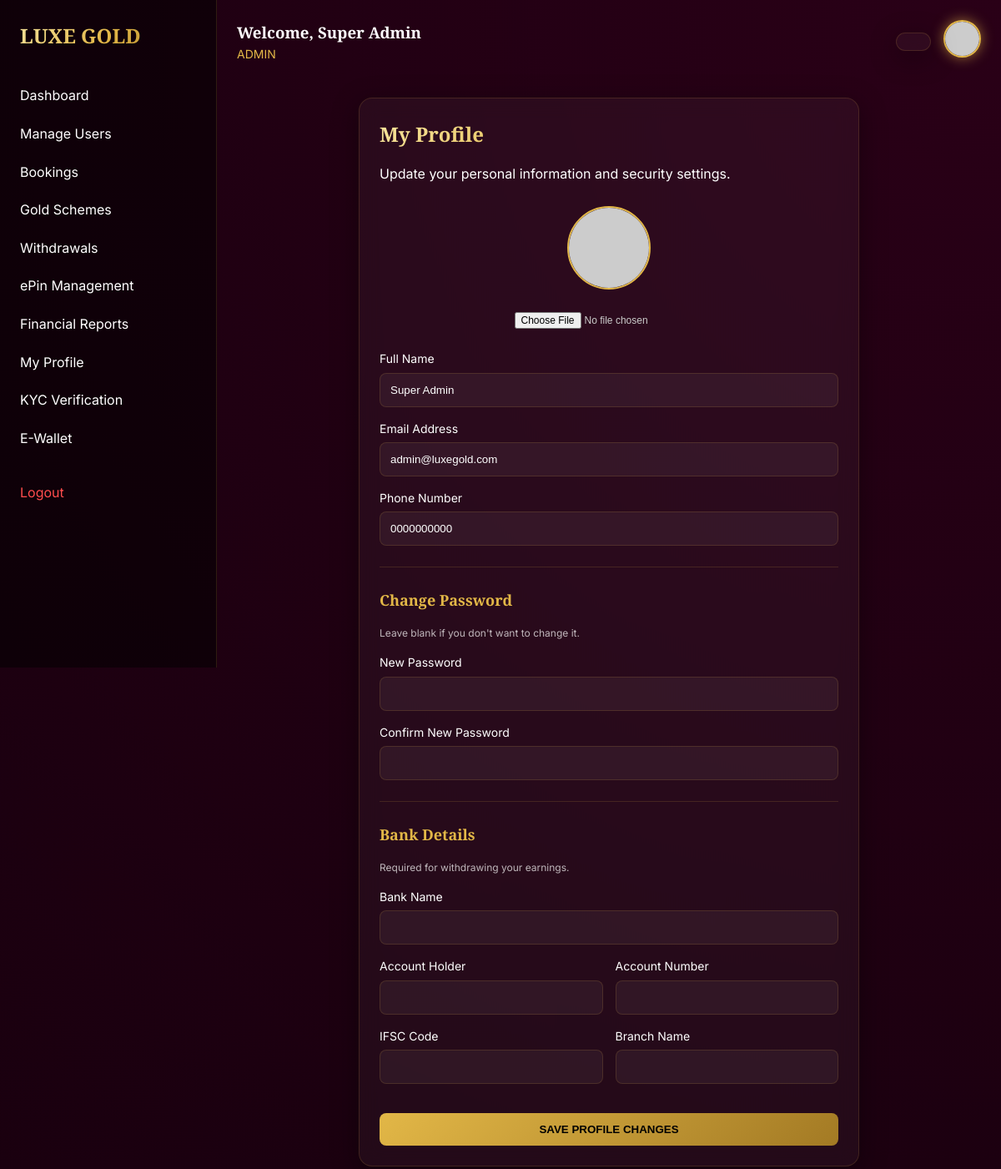
The app's page /dashboards/profile.php (signed in) with its own data.
### tables this page shows
CREATE TABLE IF NOT EXISTS users (
    id INT AUTO_INCREMENT PRIMARY KEY,
    username VARCHAR(50) UNIQUE NOT NULL,
    password VARCHAR(255) NOT NULL,
    email VARCHAR(100) UNIQUE NOT NULL,
    full_name VARCHAR(100) NOT NULL,
    phone VARCHAR(20) NOT NULL,
    role ENUM('admin', 'promoter', 'customer') NOT NULL,
    sponsor_id INT DEFAULT NULL,
    kyc_status ENUM('pending', 'approved', 'rejected') DEFAULT 'pending',
    `rank` ENUM('NONE', 'LCE', 'BCE', 'EPE', 'ME', 'SME', 'MM', 'GE', 'CE') DEFAULT 'NONE',
    bank_name VARCHAR(100) DEFAULT NULL,
    account_holder VARCHAR(100) DEFAULT NULL,
    account_number VARCHAR(50) DEFAULT NULL,
    ifsc_code VARCHAR(20) DEFAULT NULL,
    branch_name VARCHAR(100) DEFAULT NULL,
    kyc_aadhaar VARCHAR(255) DEFAULT NULL,
    kyc_pan VARCHAR(255) DEFAULT NULL,
    kyc_bank VARCHAR(255) DEFAULT NULL,
    profile_pic VARCHAR(255) DEFAULT NULL,
    created_at TIMESTAMP DEFAULT CURRENT_TIMESTAMP,
    FOREIGN KEY (sponsor_id) REFERENCES users(id) ON DELETE SET NULL
);

### dashboards/profile.php (the view, shortened to what this page needs)
<?php
require_once '../config/db.php';
$user_id = $_SESSION['user_id'];
$stmt = $pdo->prepare("SELECT * FROM users WHERE id = ?");
$stmt->execute([$user_id]);
$user = $stmt->fetch();
require_once '../layouts/header.php';
?>
<div class="glass-card" style="max-width: 600px; margin: 0 auto;">
    <h2 class="gold-gradient-text">My Profile</h2>
    <p>Update your personal information and security settings.</p>
    <form method="POST" enctype="multipart/form-data" style="margin-top: 25px;">
        <div style="text-align: center; margin-bottom: 25px;">
            <?php
            $pp = $user['profile_pic'] ? "../uploads/profile/".$user['profile_pic'] : "https://ui-avatars.com/api/?name=".urlencode($user['full_name'])."&background=random";
            ?>
            <img id="pp-preview" src="<?php echo $pp; ?>" style="width: 100px; height: 100px; border-radius: 50%; object-fit: cover; border: 2px solid var(--brand-gold-pure); margin-bottom: 10px;">
            <input type="file" name="profile_pic" id="pp-input" onchange="previewPP(this)" style="display: block; margin: 10px auto; font-size: 12px; color: #ccc;">
        </div>
        <div style="margin-bottom: 15px;">
            <label style="display: block; font-size: 14px; margin-bottom: 5px;">Full Name</label>
            <input type="text" name="full_name" value="<?php echo htmlspecialchars($user['full_name']); ?>" required
                   style="width: 100%; background: rgba(255,255,255,0.05); border: 1px solid var(--glass-border); color: white; padding: 12px; border-radius: 8px;">
        </div>
        <div style="margin-bottom: 15px;">
            <label style="display: block; font-size: 14px; margin-bottom: 5px;">Email Address</label>
            <input type="email" name="email" value="<?php echo htmlspecialchars($user['email']); ?>" required
                   style="width: 100%; background: rgba(255,255,255,0.05); border: 1px solid var(--glass-border); color: white; padding: 12px; border-radius: 8px;">
        </div>
        <div style="margin-bottom: 15px;">
            <label style="display: block; font-size: 14px; margin-bottom: 5px;">Phone Number</label>
            <input type="text" name="phone" value="<?php echo htmlspecialchars($user['phone']); ?>" required
                   style="width: 100%; background: rgba(255,255,255,0.05); border: 1px solid var(--glass-border); color: white; padding: 12px; border-radius: 8px;">
        </div>
        <hr style="border: 0; border-top: 1px solid var(--glass-border); margin: 25px 0;">
        <h3 class="gold-text" style="font-size: 18px; margin-bottom: 15px;">Change Password</h3>
        <p style="font-size: 12px; opacity: 0.7; margin-bottom: 15px;">Leave blank if you don't want to change it.</p>
        <div style="margin-bottom: 15px;">
            <label style="display: block; font-size: 14px; margin-bottom: 5px;">New Password</label>
            <input type="password" name="new_password"
                   style="width: 100%; background: rgba(255,255,255,0.05); border: 1px solid var(--glass-border); color: white; padding: 12px; border-radius: 8px;">
        </div>
        <div style="margin-bottom: 15px;">
            <label style="display: block; font-size: 14px; margin-bottom: 5px;">Confirm New Password</label>
            <input type="password" name="confirm_password"
                   style="width: 100%; background: rgba(255,255,255,0.05); border: 1px solid var(--glass-border); color: white; padding: 12px; border-radius: 8px;">
        </div>
        <hr style="border: 0; border-top: 1px solid var(--glass-border); margin: 25px 0;">
        <h3 class="gold-text" style="font-size: 18px; margin-bottom: 15px;">Bank Details</h3>
        <p style="font-size: 12px; opacity: 0.7; margin-bottom: 15px;">Required for withdrawing your earnings.</p>
        <div style="margin-bottom: 15px;">
            <label style="display: block; font-size: 14px; margin-bottom: 5px;">Bank Name</label>
            <input type="text" name="bank_name" value="<?php echo htmlspecialchars($user['bank_name'] ?? ''); ?>"
                   style="width: 100%; background: rgba(255,255,255,0.05); border: 1px solid var(--glass-border); color: white; padding: 12px; border-radius: 8px;">
        </div>
        <div style="display: grid; grid-template-columns: 1fr 1fr; gap: 15px; margin-bottom: 15px;">
            <div>
                <label style="display: block; font-size: 14px; margin-bottom: 5px;">Account Holder</label>
                <input type="text" name="account_holder" value="<?php echo htmlspecialchars($user['account_holder'] ?? ''); ?>"
                       style="width: 100%; background: rgba(255,255,255,0.05); border: 1px solid var(--glass-border); color: white; padding: 12px; border-radius: 8px;">
            </div>
            <div>
                <label style="display: block; font-size: 14px; margin-bottom: 5px;">Account Number</label>
                <input type="text" name="account_number" value="<?php echo htmlspecialchars($user['account_number'] ?? ''); ?>"
                       style="width: 100%; background: rgba(255,255,255,0.05); border: 1px solid var(--glass-border); color: white; padding: 12px; border-radius: 8px;">
            </div>
        </div>
        <div style="display: grid; grid-template-columns: 1fr 1fr; gap: 15px; margin-bottom: 15px;">
            <div>
                <label style="display: block; font-size: 14px; margin-bottom: 5px;">IFSC Code</label>
                <input type="text" name="ifsc_code" value="<?php echo htmlspecialchars($user['ifsc_code'] ?? ''); ?>"
                       style="width: 100%; background: rgba(255,255,255,0.05); border: 1px solid var(--glass-border); color: white; padding: 12px; border-radius: 8px;">
            </div>
            <div>
                <label style="display: block; font-size: 14px; margin-bottom: 5px;">Branch Name</label>
                <input type="text" name="branch_name" value="<?php echo htmlspecialchars($user['branch_name'] ?? ''); ?>"
                       style="width: 100%; background: rgba(255,255,255,0.05); border: 1px solid var(--glass-border); color: white; padding: 12px; border-radius: 8px;">
            </div>
        </div>
        <button type="submit" class="btn-gold" style="width: 100%; margin-top: 20px;">Save Profile Changes</button>
    </form>
</div>
<?php require_once '../layouts/footer.php'; ?>

### layouts/header.php (shortened to what this page needs)
<!DOCTYPE html>
<html lang="en">
<head>
    <link rel="stylesheet" href="../assets/css/theme.css">
</head>
<body>
    <div class="sidebar">
        <h2 class="gold-gradient-text" style="font-size: 24px; margin-bottom: 40px;">LUXE GOLD</h2>
        <nav>
            <ul style="list-style: none;">
                <li style="margin-bottom: 20px;"><a href="index.php" style="color: white; text-decoration: none;">Dashboard</a></li>
                <?php if ($_SESSION['role'] === 'admin'): ?>
                    <li style="margin-bottom: 20px;"><a href="admin_users.php" style="color: white; text-decoration: none;">Manage Users</a></li>
                    <li style="margin-bottom: 20px;"><a href="admin_bookings.php" style="color: white; text-decoration: none;">Bookings</a></li>
                    <li style="margin-bottom: 20px;"><a href="admin_schemes.php" style="color: white; text-decoration: none;">Gold Schemes</a></li>
                    <li style="margin-bottom: 20px;"><a href="admin_withdrawals.php" style="color: white; text-decoration: none;">Withdrawals</a></li>
                    <li style="margin-bottom: 20px;"><a href="admin_epins.php" style="color: white; text-decoration: none;">ePin Management</a></li>
                    <li style="margin-bottom: 20px;"><a href="admin_reports.php" style="color: white; text-decoration: none;">Financial Reports</a></li>
                <?php endif; ?>
                <li style="margin-bottom: 20px;"><a href="profile.php" style="color: white; text-decoration: none;">My Profile</a></li>
                <li style="margin-bottom: 20px;"><a href="kyc.php" style="color: white; text-decoration: none;">KYC Verification</a></li>
                <li style="margin-bottom: 20px;"><a href="wallet.php" style="color: white; text-decoration: none;">E-Wallet</a></li>
                <li style="margin-top: 40px;"><a href="../logout.php" style="color: #ff4d4d; text-decoration: none;">Logout</a></li>
            </ul>
        </nav>
    </div>
    <div class="main-content">
        <header style="display: flex; justify-content: space-between; align-items: center; margin-bottom: 40px;">
            <div>
                <h3 style="margin: 0;">Welcome, <?php echo htmlspecialchars($_SESSION['full_name']); ?></h3>
                <p style="color: var(--brand-gold-pure); font-size: 14px;"><?php echo strtoupper($_SESSION['role']); ?></p>
            </div>
            <div style="display: flex; align-items: center; gap: 15px;">
                <div class="glass-card" style="padding: 10px 20px; border-radius: 30px; display: flex; align-items: center;">
                </div>
                <?php
                $pp_path = (isset($_SESSION['profile_pic']) && $_SESSION['profile_pic']) ? "../uploads/profile/".$_SESSION['profile_pic'] : "https://ui-avatars.com/api/?name=".urlencode($_SESSION['full_name'])."&background=random";
                ?>
                <a href="profile.php">
                    <img src="<?php echo $pp_path; ?>" alt="Profile" style="width: 45px; height: 45px; border-radius: 50%; object-fit: cover; border: 2px solid var(--brand-gold-pure); box-shadow: var(--state-glow);">
                </a>
            </div>
        </header>

### layouts/footer.php (shortened to what this page needs)
    </div>
</body>
</html>

### assets/css/theme.css (style rules this page uses)
:root { --brand-magenta: #C20067; --brand-gold-pure: #E2B747; --brand-gold-light: #F7E49D; --bg-dark-premium: #16000D; --glass-surface: rgba(255, 255, 255, 0.04); --glass-border: rgba(226, 183, 71, 0.15); --state-locked: #64748b; --state-glow: 0 0 15px rgba(226, 183, 71, 0.6); --font-main: 'Inter', -apple-system, BlinkMacSystemFont, "Segoe UI", Roboto, sans-serif; --font-serif: 'Playfair Display', serif; }
* { box-sizing: border-box; margin: 0; padding: 0; }
body { background-color: var(--bg-dark-premium); background-image: radial-gradient(circle at top right, #2a0017, transparent), radial-gradient(circle at bottom left, #1a000f, transparent); color: #ffffff; font-family: var(--font-main); min-height: 100vh; line-height: 1.6; }
.glass-card { background: var(--glass-surface); backdrop-filter: blur(12px); -webkit-backdrop-filter: blur(12px); border: 1px solid var(--glass-border); border-radius: 16px; padding: 24px; box-shadow: 0 8px 32px 0 rgba(0, 0, 0, 0.37); transition: transform 0.3s ease, border-color 0.3s ease; }
.gold-text { color: var(--brand-gold-pure); }
.gold-gradient-text { background: linear-gradient(135deg, #F7E49D 0%, #E2B747 50%, #A37A24 100%); -webkit-background-clip: text; -webkit-text-fill-color: transparent; font-weight: bold; }
h1, h2, h3, .rank-title { font-family: var(--font-serif); margin-bottom: 1rem; }
.btn-gold { background: linear-gradient(135deg, #E2B747 0%, #A37A24 100%); color: #000; border: none; padding: 12px 24px; border-radius: 8px; font-weight: bold; cursor: pointer; text-transform: uppercase; transition: all 0.3s ease; text-decoration: none; display: inline-block; }
.sidebar { width: 260px; height: 100vh; position: fixed; left: 0; top: 0; background: rgba(0, 0, 0, 0.5); border-right: 1px solid var(--glass-border); padding: 24px; }
.main-content { margin-left: 260px; padding: 24px; }

### records on screen
users: full_name "Super Admin", email "admin@luxegold.com", phone "0000000000"

### other values on screen
$_SESSION['full_name'] "Super Admin"
$_SESSION['role'] "ADMIN"
